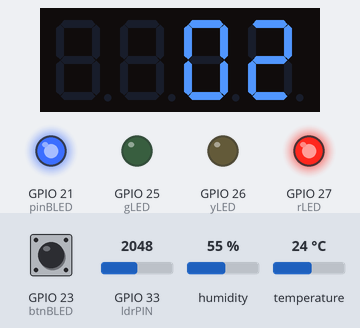
The program below on a simulated ESP32. Shown: 4-digit seven-segment display, output pins drawn as LEDs (lit = HIGH). Dashed ring = blinking. Inputs (shaded band) come from the test bench; at power-on: GPIO 23 (btnBLED) HIGH, GPIO 33 (ldrPIN) = 2048, humidity 55 %, temperature 24 °C. WiFi joins after 1.5 s; servers stay silent unless stated; what the program prints to the serial monitor is not drawn.

Above: at 3.0 s.
3.1 s: GPIO 23 (btnBLED) pulled LOW for 0.15 s
At 4.0 s:
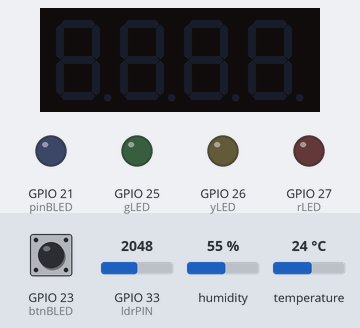
4.8 s: GPIO 23 (btnBLED) pulled LOW for 1 s
At 6.6 s:
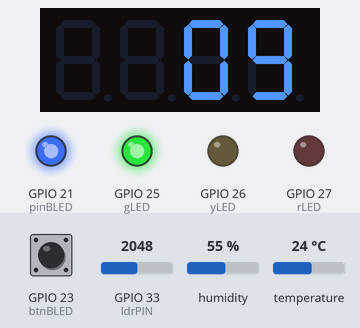
10.3 s: GPIO 33 (ldrPIN) set to 1047
19.3 s: GPIO 33 (ldrPIN) set to 942
At 20.1 s:
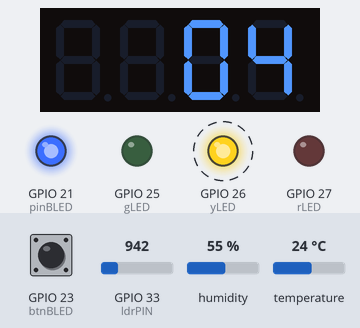
27.8 s: GPIO 23 (btnBLED) pulled LOW for 3.2 s
At 29.1 s:
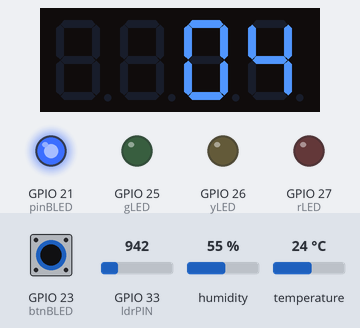
32.5 s: GPIO 23 (btnBLED) pulled LOW for 0.15 s
At 33.4 s:
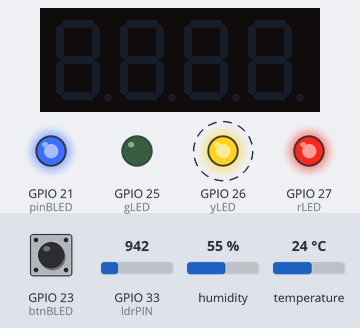
Timing chart, 0 to 41.1 s (numbered marks = the images above; inputs shaded):
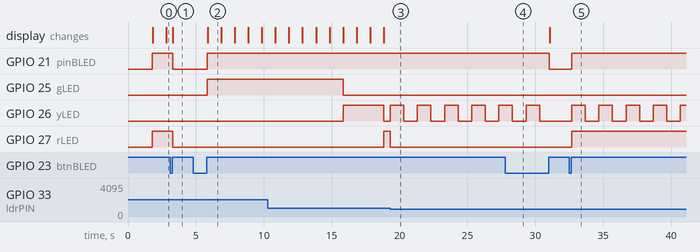

Measured:
- the behaviour switches between 1000 and 999 on GPIO 33 (ldrPIN) (found by bisection; images 2 and 3)
- after the input at 3.1 s, GPIO 21 (pinBLED), GPIO 27 (rLED): HIGH → LOW after 0.18 s; the display: changes after 0.21 s (image 1)
- after the input at 4.8 s, GPIO 21 (pinBLED), GPIO 25 (gLED): LOW → HIGH after 1.0 s; the display: changes after 1.1 s (image 2)
- after the input at 19.3 s, GPIO 25 (gLED): stays LOW (without the input it goes to HIGH after 4.5 s); GPIO 26 (yLED): alternates HIGH for 1.0 s and LOW for 1.0 s, starting at once; GPIO 27 (rLED): HIGH → LOW after 0.02 s instead of 4.5 s
- after the input at 27.8 s, GPIO 21 (pinBLED): HIGH → LOW after 3.2 s; GPIO 26 (yLED): goes on until 30.3 s, then stays LOW
- after the input at 32.5 s, GPIO 21 (pinBLED), GPIO 27 (rLED): LOW → HIGH after 0.18 s; GPIO 26 (yLED): alternates HIGH for 1.0 s and LOW for 1.0 s, starting after 0.19 s

The program:

main.cpp
```cpp
#include <Arduino.h>
#include <TM1637Display.h>
#include <DHT.h>

// #define BLYNK_TEMPLATE_ID "TMPL6ddRulxk4"
// #define BLYNK_TEMPLATE_NAME "ESP32 LED TM1637"
// #define BLYNK_AUTH_TOKEN "eOhjDEem_mLnUB2s_3yeupPZmMb29SgO"


#define BLYNK_TEMPLATE_ID "TMPL6koBiAeOv"
#define BLYNK_TEMPLATE_NAME "Test"
#define BLYNK_AUTH_TOKEN "sAjVfYqXjXAuwBGDNv1VtrWccQJW0Zmm"


#include <WiFi.h>
#include <WiFiClient.h>
#include <BlynkSimpleEsp32.h>

// Wokwi sử dụng mạng WiFi "Wokwi-GUEST" không cần mật khẩu cho việc chạy mô phỏng
char ssid[] = "Wokwi-GUEST";  //Tên mạng WiFi
char pass[] = "";             //Mật khẩu mạng WiFi

#define btnBLED  23 //Chân kết nối nút bấm
#define pinBLED  21 //Chân kết nối đèn xanh

// Pin - Các đèn LEDLED
#define rLED 27
#define yLED 26
#define gLED 25

// Pin - TM1637TM1637
#define CLK 18
#define DIO 19

#define DHTPIN 16 //Chân kết nối cảm biến DHT22
#define DHTTYPE DHT22 //Loại cảm biến

//Pin - Cảm biến quang điện trở
#define ldrPIN  33

//1000 ms = 1 seconds
uint rTIME = 5000;  //thời gian chờ đèn đỏ    5 giây
uint yTIME = 3000;  //thời gian chờ đèn vàng  3 giây
uint gTIME = 10000; //thời gian chờ đèn xanh 10 giây

ulong currentMiliseconds = 0; // miliseconds hiện tại
ulong ledTimeStart = 0;       // thời gian bắt đầu chạy LED
ulong nextTimeTotal = 0;      // biến tổng - chỉ để hiển thị
int currentLED = 0;           // đèn LED hiện tại đang sáng
int tmCounter = rTIME / 1000; // biến đếm ngược trên bảng
ulong counterTime = 0;        // thời gian bắt đầu đếm ngược

bool blueButtonON = true;     //Trạng thái của nút bấm ON -> đèn Xanh sáng và hiển thị LED TM1637
ulong ledOnTime = 0; //Biến theo dõi thời gian đèn sáng

int darkThreshold = 1000; // ngưỡng ánh sáng < 1000 => DARK

//Khởi tạo mà hình TM1637
TM1637Display display(CLK, DIO);
DHT dht(DHTPIN, DHTTYPE);


bool IsReady(ulong &ulTimer, uint32_t milisecond);

void updateBlueButton();
void uptimeBlynk();
void readDHTSensor();
void updateLedTime();

void NonBlocking_Traffic_Light_TM1637();
bool isDark();
void YellowLED_Blink();

void setup()
{
  // put your setup code here, to run once:
  Serial.begin(115200);

  pinMode(pinBLED, OUTPUT);
  pinMode(btnBLED, INPUT_PULLUP);

  display.setBrightness(0x0f);
  dht.begin(); //Khởi động cảm biến DHT22

  // Start the WiFi connection
  Serial.print("Connecting to ");Serial.println(ssid);
  Blynk.begin(BLYNK_AUTH_TOKEN,ssid, pass); //Kết nối đến mạng WiFi

  Serial.println();
  Serial.println("WiFi connected");


  digitalWrite(pinBLED, blueButtonON? HIGH : LOW);
  Blynk.virtualWrite(V1, blueButtonON); //Đồng bộ trạng thái trạng thái của đèn với Blynk

  pinMode(rLED, OUTPUT);
  pinMode(yLED, OUTPUT);
  pinMode(gLED, OUTPUT);

  pinMode(ldrPIN, INPUT);

  tmCounter = (rTIME / 1000) - 1;
  display.setBrightness(7);

  digitalWrite(yLED, LOW);
  digitalWrite(gLED, LOW);
  digitalWrite(rLED, HIGH);
  display.showNumberDec(tmCounter--, true, 2, 2);

  currentLED = rLED;
  nextTimeTotal += rTIME;
  Serial.println("== START ==>");
  Serial.print("1. RED    => GREEN  ");
  Serial.print((nextTimeTotal / 1000) % 60);
  Serial.println(" (ms)");
}

void loop()
{
  // put your main code here, to run repeatedly:
  currentMiliseconds = millis();

  uptimeBlynk();
  updateBlueButton();
  readDHTSensor();
  //updateLedTime();

  if (isDark())
    YellowLED_Blink(); // Nếu trời tối => Nhấp nháy đèn vàng
  else
    NonBlocking_Traffic_Light_TM1637(); // Hiển thị đèn giao thông
}

bool IsReady(ulong &ulTimer, uint32_t milisecond)
{
  if (currentMiliseconds - ulTimer < milisecond)
    return false;
  ulTimer = currentMiliseconds;
  return true;
}

void NonBlocking_Traffic_Light_TM1637()
{
  if (!blueButtonON) return; // Nếu đèn xanh dương tắt -> Không chạy hệ thống đèn giao thông

  bool bShowCounter = false;
  switch (currentLED)
  {
  case rLED: // Đèn đỏ: 5 giây
    if (IsReady(ledTimeStart, rTIME))
    {
      digitalWrite(rLED, LOW);
      digitalWrite(gLED, HIGH);
      currentLED = gLED;
      nextTimeTotal += gTIME;
      tmCounter = (gTIME / 1000) - 1;
      bShowCounter = true;
      counterTime = currentMiliseconds;
      Serial.print("2. GREEN  => YELLOW ");
      Serial.print((nextTimeTotal / 1000) % 60);
      Serial.println(" (ms)");
    }
    break;
  case gLED: // Đèn xanh: 7 giây
    if (IsReady(ledTimeStart, gTIME))
    {
      digitalWrite(gLED, LOW);
      digitalWrite(yLED, HIGH);
      currentLED = yLED;
      nextTimeTotal += yTIME;
      tmCounter = (yTIME / 1000) - 1;
      bShowCounter = true;
      counterTime = currentMiliseconds;
      Serial.print("3. YELLOW => RED    ");
      Serial.print((nextTimeTotal / 1000) % 60);
      Serial.println(" (ms)");
    }
    break;

  case yLED: // Đèn vàng: 2 giây
    if (IsReady(ledTimeStart, yTIME))
    {
      digitalWrite(yLED, LOW);
      digitalWrite(rLED, HIGH);
      currentLED = rLED;
      nextTimeTotal += rTIME;
      tmCounter = (rTIME / 1000) - 1;
      bShowCounter = true;
      counterTime = currentMiliseconds;
      Serial.print("1. RED    => GREEN  ");
      Serial.print((nextTimeTotal / 1000) % 60);
      Serial.println(" (ms)");
    }
    break;
  }
  if (!bShowCounter)
    bShowCounter = IsReady(counterTime, 1000);
  if (bShowCounter)
  {
    display.showNumberDec(tmCounter--, true, 2, 2);
  }
}

bool isDark()
{
  static ulong darkTimeStart = 0; // lưu thời gian của việc đọc cảm biến
  static uint16_t lastValue = 0;  // lưu giá trị gần nhất của cảm biến
  static bool bDark = false;      // true: value > darkThreshold

  if (!IsReady(darkTimeStart, 50))
    return bDark;                      // 50ms đọc cảm biến 1 lần
  uint16_t value = analogRead(ldrPIN); // đọc cảm biến theo chế đố tương tự
  if (value == lastValue)
    return bDark; // vẫn bằng giá trị củ

  if (value < darkThreshold)
  {
    if (!bDark && blueButtonON) // Chỉ cho phép nhấp nháy khi blueButtonON == true
    {
      digitalWrite(currentLED, LOW);
      Serial.print("DARK value: ");
      Serial.println(value);
      Blynk.virtualWrite(V4, value);
    }
    // bDark = true;
    bDark = blueButtonON; // Chỉ đặt `bDark = true` nếu `blueButtonON` bật
  }
  else
  {
    if (bDark)
    {
      digitalWrite(yLED, LOW);
      Serial.print("LIGHT value: ");
      Serial.println(value);
    }
    bDark = false;
  }

  lastValue = value;
  return bDark;
}

void YellowLED_Blink()
{
  if (!blueButtonON) return; // Nếu đèn xanh dương tắt -> Không nhấp nháy đèn vàng

  static ulong yLedStart = 0;
  static bool isON = false;

  if (!IsReady(yLedStart, 1000))
    return;
  if (!isON)
    digitalWrite(yLED, HIGH);
  else
    digitalWrite(yLED, LOW);
  isON = !isON;
}

void updateBlueButton(){
  static ulong lastTime = 0;
  static int lastValue = HIGH;

  if (!IsReady(lastTime, 50)) return; //Hạn chế bấm nút quá nhanh - 50ms mỗi lần bấm

  int v = digitalRead(btnBLED);
  if (v == lastValue) return;
  lastValue = v;
  if (v == LOW) return;

  blueButtonON = !blueButtonON; // Đảo trạng thái

  if (blueButtonON){
    Serial.println("Blue Light ON");
    digitalWrite(pinBLED, HIGH);

    if (currentLED == rLED) digitalWrite(rLED, HIGH);
    if (currentLED == yLED) digitalWrite(yLED, HIGH);
    if (currentLED == gLED) digitalWrite(gLED, HIGH);
  }
  else {
    Serial.println("Blue Light OFF");
    digitalWrite(pinBLED, LOW);

    // Tắt cả 3 đèn giao thông
    digitalWrite(rLED, LOW);
    digitalWrite(yLED, LOW);
    digitalWrite(gLED, LOW);

    display.clear();
  }
  Blynk.virtualWrite(V1, blueButtonON);//Gửi giá trị lên chân ảo V1 trên ứng dụng Blynk.
}

void uptimeBlynk() {
  static ulong lastTime = 0;
  static ulong runTime = 0; // Biến lưu thời gian chạy của đèn

  if (!IsReady(lastTime, 1000)) return; // Cập nhật mỗi giây

  if (blueButtonON) {
    runTime++; // Chỉ tăng thời gian khi đèn sáng
    Blynk.virtualWrite(V0, runTime);  // Gửi lên Blynk V0
  }
}

void readDHTSensor() {
  static ulong lastTime = 0;
  if (!blueButtonON) return;  // Nếu đèn tắt thì không đọc cảm biến
  if (!IsReady(lastTime, 2000)) return; // Cập nhật mỗi 2 giây

  float temperature = dht.readTemperature();
  float humidity = dht.readHumidity();

  if (isnan(temperature) || isnan(humidity)) {
    Serial.println("Lỗi đọc cảm biến DHT!");
    return;
  }

  Serial.print("Nhiệt độ: "); Serial.print(temperature); Serial.println("°C");
  Serial.print("Độ ẩm: "); Serial.print(humidity); Serial.println("%");

  Blynk.virtualWrite(V2, temperature);
  Blynk.virtualWrite(V3, humidity);
}

// void updateLedTime() {
//   static ulong lastUpdate = 0;
//   if (!IsReady(lastUpdate, 1000)) return;

//   if (blueButtonON) {
//     ledOnTime++;
//     Blynk.virtualWrite(V4, ledOnTime);
//   }
// }

//được gọi mỗi khi có dữ liệu mới được gửi từ ứng dụng Blynk đến thiết bị.
BLYNK_WRITE(V1) { //virtual_pin định nghĩa trong ứng dụng Blynk
  // Xử lý dữ liệu nhận được từ ứng dụng Blynk
  blueButtonON = param.asInt();  // Lấy giá trị từ ứng dụng Blynk

  if (blueButtonON){
    Serial.println("Blynk -> Blue Light ON");
    digitalWrite(pinBLED, HIGH);
  }
  else {
    Serial.println("Blynk -> Blue Light OFF");
    digitalWrite(pinBLED, LOW);

    // Tắt cả 3 đèn giao thông
    digitalWrite(rLED, LOW);
    digitalWrite(yLED, LOW);
    digitalWrite(gLED, LOW);

    display.clear();
  }
}
```
